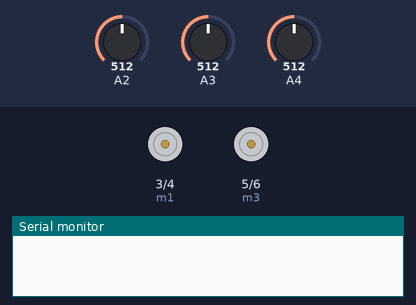
Bench run of a sketch on a simulated Arduino Uno, built with avr-gcc and run on an emulated ATmega328P. Parts: motor-driver pin pairs drawn as motors (green arrow = first pin HIGH = forward, orange = second pin HIGH = backward, longer = more drive), the last lines printed to the serial monitor. The test bench sets the inputs (shaded band); at power-on: A2 = 512, A3 = 512, A4 = 512.

Above: at 1.2 s.
1.3 s: A2 set to 716
At 1.6 s:
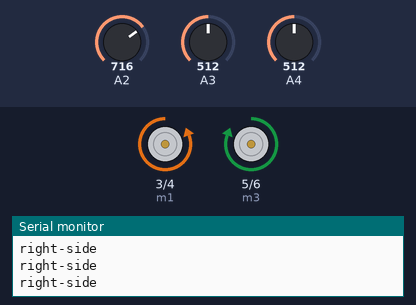
2.8 s: A3 set to 900
At 3.4 s:
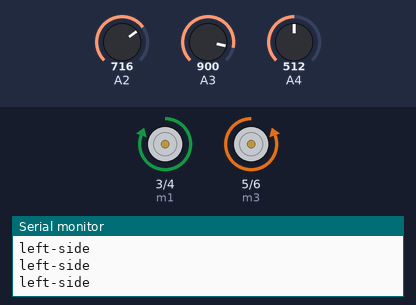
4.3 s: A2 set to 887
5.8 s: A2 set to 913
At 6.8 s:
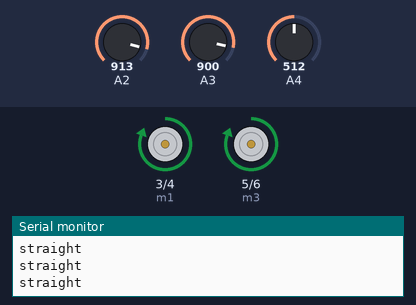
7.3 s: A4 set to 609
8.8 s: A4 set to 641
At 9.3 s:
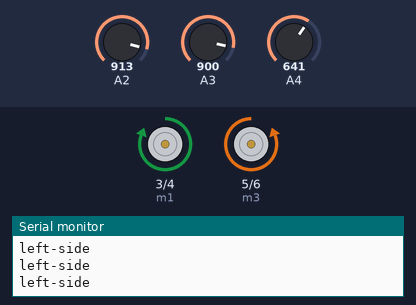
Timing chart, 0 to 11.8 s (numbered marks = the images above; inputs shaded):
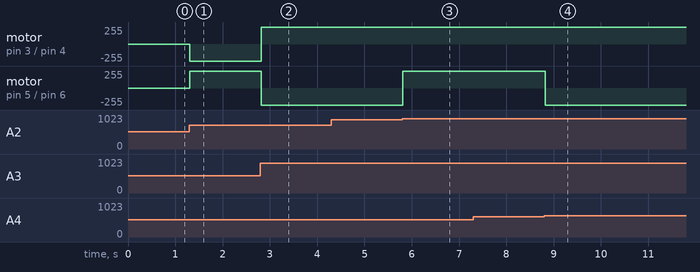

The sketch:

angle1.ino
```cpp
#define m1 3
#define m2 4
#define m3 5
#define m4 6
#define ADC_ref 2.56
#define zero_x 1.569
#define zero_y 1.569
#define zero_z 1.569
#define sensitivity_x 0.3
#define sensitivity_y 0.3
#define sensitivity_z 0.3
unsigned int value_x;
unsigned int value_y;
unsigned int value_z;
float xv;
float yv;
float zv;
float angle_x;
float angle_y;
float angle_z;
void setup()   {
Serial.begin(9600);
pinMode(m1,OUTPUT);
pinMode(m2,OUTPUT);
pinMode(m3,OUTPUT);
pinMode(m4,OUTPUT);
}
void loop() {
value_x = analogRead(2);
value_y = analogRead(3);
value_z = analogRead(4);
xv=(value_x/1024.0*ADC_ref-zero_x)/sensitivity_x;
yv=(value_y/1024.0*ADC_ref-zero_y)/sensitivity_y;
zv=(value_z/1024.0*ADC_ref-zero_z)/sensitivity_z;
angle_x =atan2(-yv,-zv)*57.2957795+180;
angle_y =atan2(-xv,-zv)*57.2957795+180;
angle_z =atan2(-yv,-xv)*57.2957795+180;
if(angle_y > angle_x && angle_y > angle_z)
{
  Serial.println("left-side");
  digitalWrite(m1,HIGH);
    digitalWrite(m2,LOW);
    digitalWrite(m3,LOW);
    digitalWrite(m4,HIGH);
  }
  if(angle_z > angle_x && angle_z > angle_y)
{
  Serial.println("right-side");
  digitalWrite(m1,LOW);
    digitalWrite(m2,HIGH);
    digitalWrite(m3,HIGH);
    digitalWrite(m4,LOW);
  }
  if(angle_x > angle_y && angle_x > angle_z)
  {
    Serial.println("straight");
    digitalWrite(m1,HIGH);
    digitalWrite(m2,LOW);
    digitalWrite(m3,HIGH);
    digitalWrite(m4,LOW);
    }
}
```

Measured:
- the behaviour switches between 900 and 901 on A2 (found by bisection; images 2 and 3)
- the behaviour switches between 627 and 628 on A4 (found by bisection; images 3 and 4)
- after the input at 1.3 s, motor on pin 3 (m1) / pin 4 (m2): stopped → backward 255/255 at once; motor on pin 5 (m3) / pin 6 (m4): stopped → forward 255/255 at once
- after the input at 2.8 s, motor on pin 3 (m1) / pin 4 (m2): backward 255/255 → forward 255/255 at once; motor on pin 5 (m3) / pin 6 (m4): forward 255/255 → backward 255/255 at once
- after the input at 5.8 s, motor on pin 5 (m3) / pin 6 (m4): backward 255/255 → forward 255/255 at once
- after the input at 8.8 s, motor on pin 5 (m3) / pin 6 (m4): forward 255/255 → backward 255/255 at once
